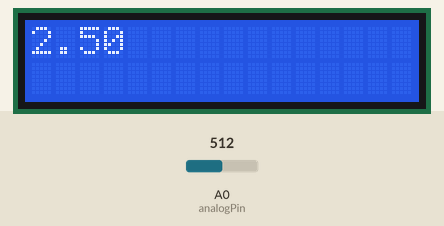
This sketch was run on a simulated Arduino Uno, built with avr-gcc and run on an emulated ATmega328P. Parts: 16×2 character LCD. The inputs (shaded band) are chosen by the test bench; at power-on: A0 (analogPin) = 512.

Above: at 1.2 s.
1.3 s: A0 (analogPin) set to 716
At 1.9 s:
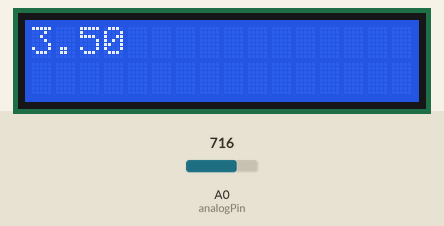
2.8 s: A0 (analogPin) set to 900
At 3.1 s:
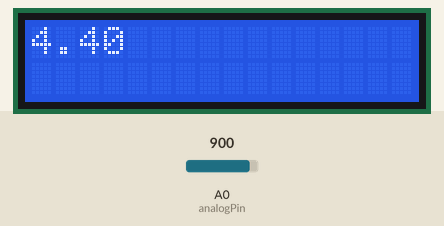
4.3 s: A0 (analogPin) set to 1023
At 5.4 s:
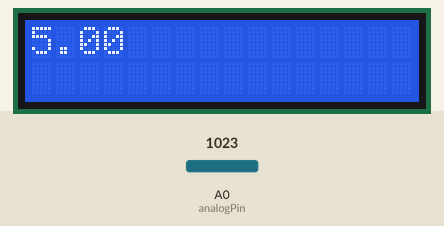
Timing chart, 0 to 7.3 s (numbered marks = the images above; inputs shaded):
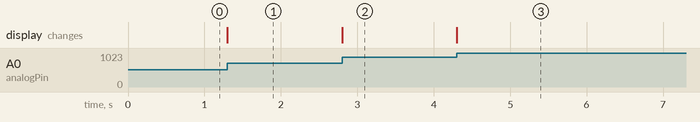

The sketch:

sketch_apr28a.ino
```cpp
#include <Wire.h>

#include <LiquidCrystal.h>

LiquidCrystal lcd(13, 12, 11, 10, 9, 8);

int analogPin = A0;
int val = 0;
int lastVal = -1;

void setup() {
  // put your setup code here, to run once:
  lcd.begin(16, 2);
  lcd.setCursor(0, 0);
  // lcd.print("Hello World");
}

void loop() {
  // put your main code here, to run repeatedly:
  val = analogRead(analogPin);
  if (val != lastVal) {
    lastVal = val;
    lcd.setCursor(0, 0);
    lcd.print(val * (5.0 / 1023.0));
    lcd.print("    ");
  }
}
```

Measured:
- after the input at 1.3 s, the display: changes at once (image 1)
- after the input at 2.8 s, the display: changes at once (image 2)
- after the input at 4.3 s, the display: changes at once (image 3)
